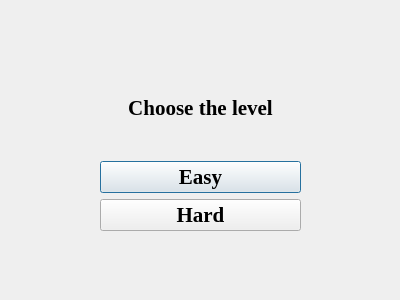
<?xml version="1.0" encoding="UTF-8"?>
<ui version="4.0">
 <class>Level</class>
 <widget class="QDialog" name="Level">
  <property name="geometry">
   <rect>
    <x>0</x>
    <y>0</y>
    <width>400</width>
    <height>300</height>
   </rect>
  </property>
  <property name="windowTitle">
   <string>Santa Game</string>
  </property>
  <property name="windowIcon">
   <iconset>
    <normaloff>icon.png</normaloff>icon.png</iconset>
  </property>
  <widget class="QWidget" name="">
   <property name="geometry">
    <rect>
     <x>100</x>
     <y>60</y>
     <width>201</width>
     <height>171</height>
    </rect>
   </property>
   <layout class="QVBoxLayout" name="verticalLayout">
    <item>
     <widget class="QLabel" name="label">
      <property name="font">
       <font>
        <family>Times New Roman</family>
        <pointsize>16</pointsize>
        <weight>75</weight>
        <bold>true</bold>
       </font>
      </property>
      <property name="text">
       <string>Choose the level</string>
      </property>
      <property name="alignment">
       <set>Qt::AlignCenter</set>
      </property>
     </widget>
    </item>
    <item>
     <widget class="QPushButton" name="easy">
      <property name="font">
       <font>
        <family>Times New Roman</family>
        <pointsize>16</pointsize>
        <weight>75</weight>
        <bold>true</bold>
       </font>
      </property>
      <property name="text">
       <string>Easy</string>
      </property>
     </widget>
    </item>
    <item>
     <widget class="QPushButton" name="hard">
      <property name="font">
       <font>
        <family>Times New Roman</family>
        <pointsize>16</pointsize>
        <weight>75</weight>
        <bold>true</bold>
       </font>
      </property>
      <property name="text">
       <string>Hard</string>
      </property>
     </widget>
    </item>
   </layout>
  </widget>
 </widget>
 <resources/>
 <connections/>
</ui>
